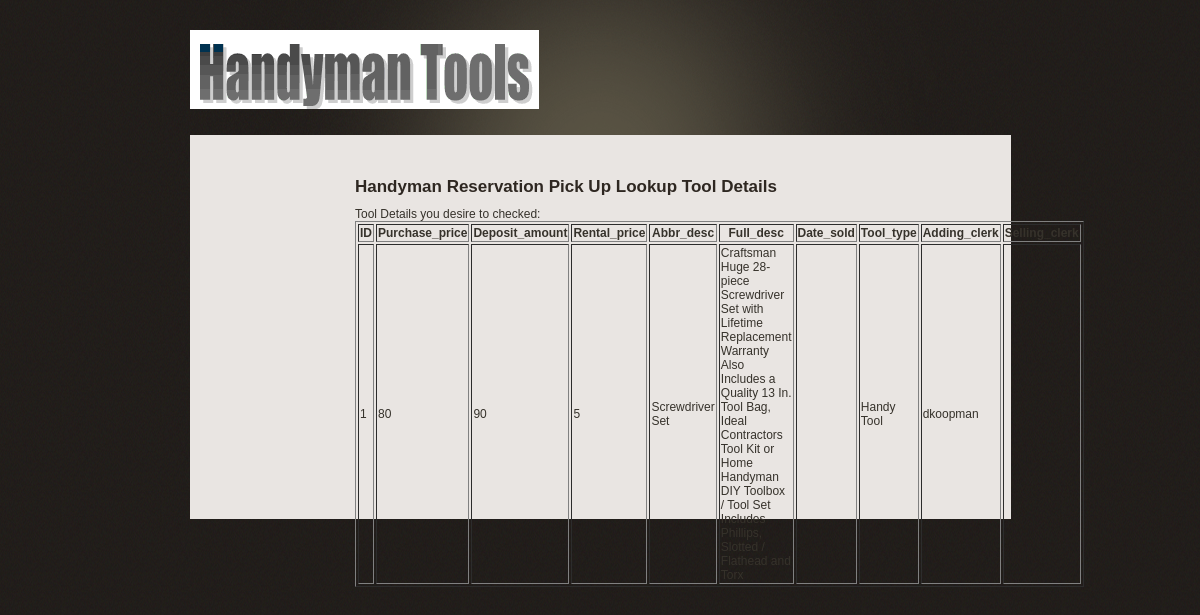
/Pick_Up_Lookup_Tool_Details.php?Tool_detail_id=1, run on the app's committed database.
### tables this page shows
CREATE TABLE IF NOT EXISTS `Tools` (
  `ID` int(11) NOT NULL,
  `Purchase_price` decimal(10,0) NOT NULL,
  `Rental_price` decimal(10,0) NOT NULL,
  `Deposit_amount` decimal(10,0) NOT NULL,
  `Abbr_desc` varchar(50) NOT NULL,
  `Full_desc` varchar(300) NOT NULL,
  `Date_sold` date DEFAULT NULL,
  `Tool_type` enum('Handy Tool','Construction Equipment','Power Tool') DEFAULT 'Handy Tool',
  `Adding_clerk` varchar(16) DEFAULT NULL,
  `Selling_clerk` varchar(16) DEFAULT NULL
);

### Pick_Up_Lookup_Tool_Details.php (the view, shortened to what this page needs)
<!DOCTYPE html PUBLIC "-//W3C//DTD XHTML 1.0 Transitional//EN" "http://www.w3.org/TR/xhtml1/DTD/xhtml1-transitional.dtd">
<html xmlns="http://www.w3.org/1999/xhtml">
<head>
	<link rel="stylesheet" type="text/css" href="style.css" />
</head>
<body>
<div id="main_container">
	<div id="header">
	<div class="logo"><img src="images/handyman_logo.gif" border="0" alt="" title="" /></div>
</div>
<div class="center_content"><div class="text_box">
<form action="Pick_Up_3.php" method="post">
<div class="title">Handyman Reservation Pick Up Lookup Tool Details</div>
<?php
if (empty($_GET['Tool_detail_id'])) {
	$errorMsg = "Tool ID of which you desire to check availability was not passed to this page.";
} else {
    echo "Tool Details you desire to checked:";
    $queryGetToolDetail = "SELECT * FROM `tools` WHERE `ID` = '{$_GET['Tool_detail_id']}';";
    $results = mysql_query($queryGetToolDetail);
    echo "<table border=1>
        <tr>
        <th> ID </th>
        <th> Purchase_price </th>
        <th> Deposit_amount </th>
        <th> Rental_price </th>
        <th> Abbr_desc </th>
        <th> Full_desc </th>
        <th> Date_sold </th>
        <th> Tool_type </th>
        <th> Adding_clerk </th>
        <th> Selling_clerk </th>
        </tr>";
    while ($record = mysql_fetch_array($results)) {
        echo "<tr>";
        echo "<td>".$record['ID']."</td>";
        echo "<td>".$record['Purchase_price']."</td>";
        echo "<td>".$record['Deposit_amount']."</td>";
        echo "<td>".$record['Rental_price']."</td>";
        echo "<td>".$record['Abbr_desc']."</td>";
        echo "<td>".$record['Full_desc']."</td>";
        echo "<td>".$record['Date_sold']."</td>";
        echo "<td>".$record['Tool_type']."</td>";
        echo "<td>".$record['Adding_clerk']."</td>";
        echo "<td>".$record['Selling_clerk']."</td>";
        echo "</tr>";
    }
    echo "</table>";
}
?>
</div>
	<div class="clear"><br/></div>
</div>
</div></div>
</body>
</html>

### style.css (style rules this page uses)
body { background:url(images/bg.gif) repeat #000000; padding:0; font-family:arial, sans-serif; font-size:12px; margin:0px auto auto auto; color:#36322b; }
.clear { clear:both; }
#main_container { width:821px; height:auto; margin:auto; padding:0px; }
#header { width:821px; height:135px; margin:0px; padding:0px; background:url(images/header_bg.gif) no-repeat center top; }
.logo { padding:30px 0 0 0px; }
.title { width: auto; padding:2px 0 10px 0; font-size:17px; color:#2e2721; font-weight:bold; }
.center_content { width:821px; height:auto; clear:both; padding:25px 0 30px 0; background-color:#e9e5e2; }
.text_box { width:500px; height:300px; padding:15px 0 0 10px; background-position:0px 0px; margin-left: auto; margin-right: auto; }

### data on the page
tools: ID "1", Purchase_price "80", Deposit_amount "90", Rental_price "5", Abbr_desc "Screwdriver Set", Full_desc "Craftsman Huge 28-piece Screwdriver Set with Lifetime Replacement Warranty Also Includes a Quality 13 In. Tool Bag, Ideal Contractors Tool Kit or Home Handyman DIY Toolbox / Tool Set Includes Phillips, Slotted / Flathead and Torx", Tool_type "Handy Tool", Adding_clerk "dkoopman"
